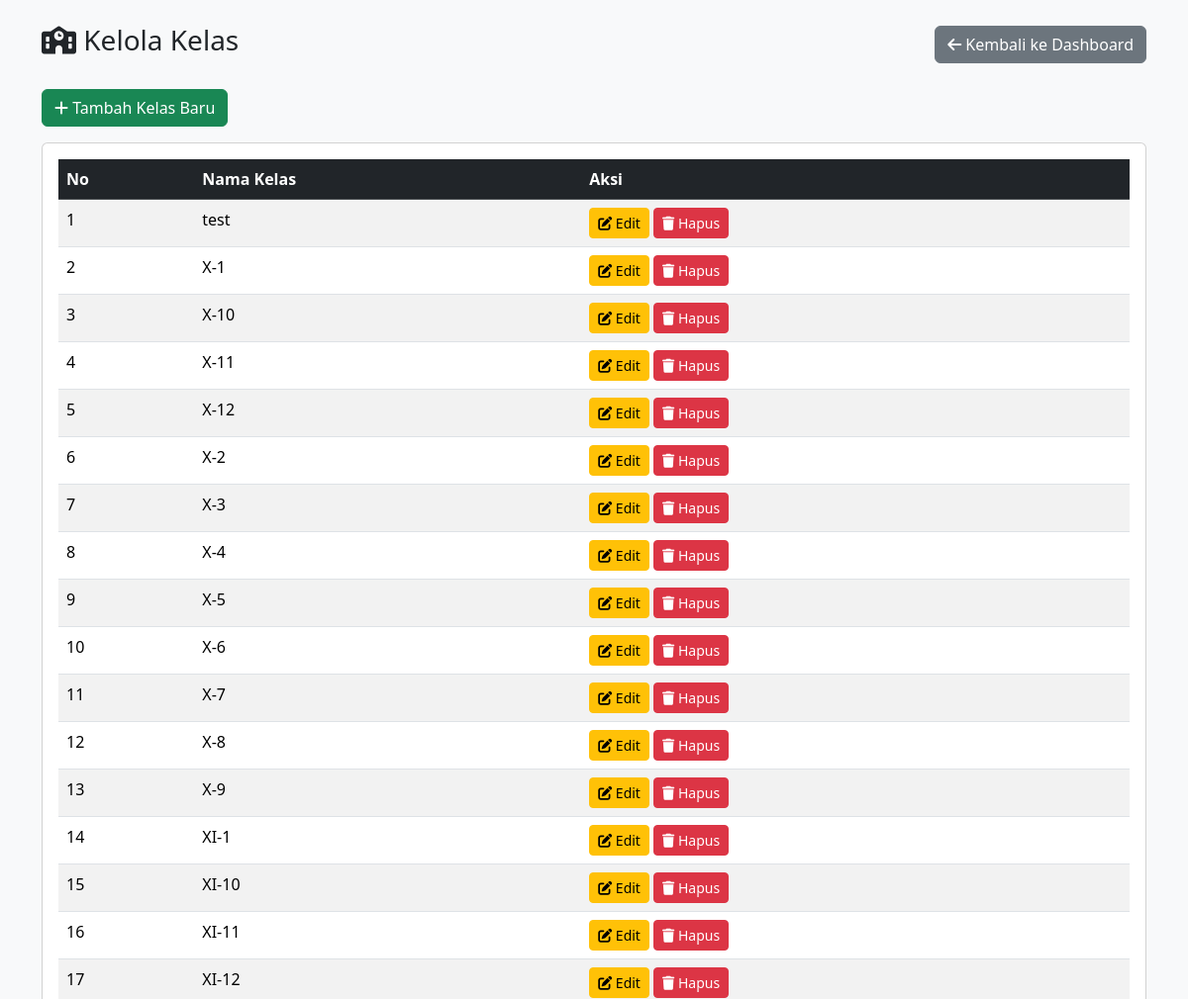
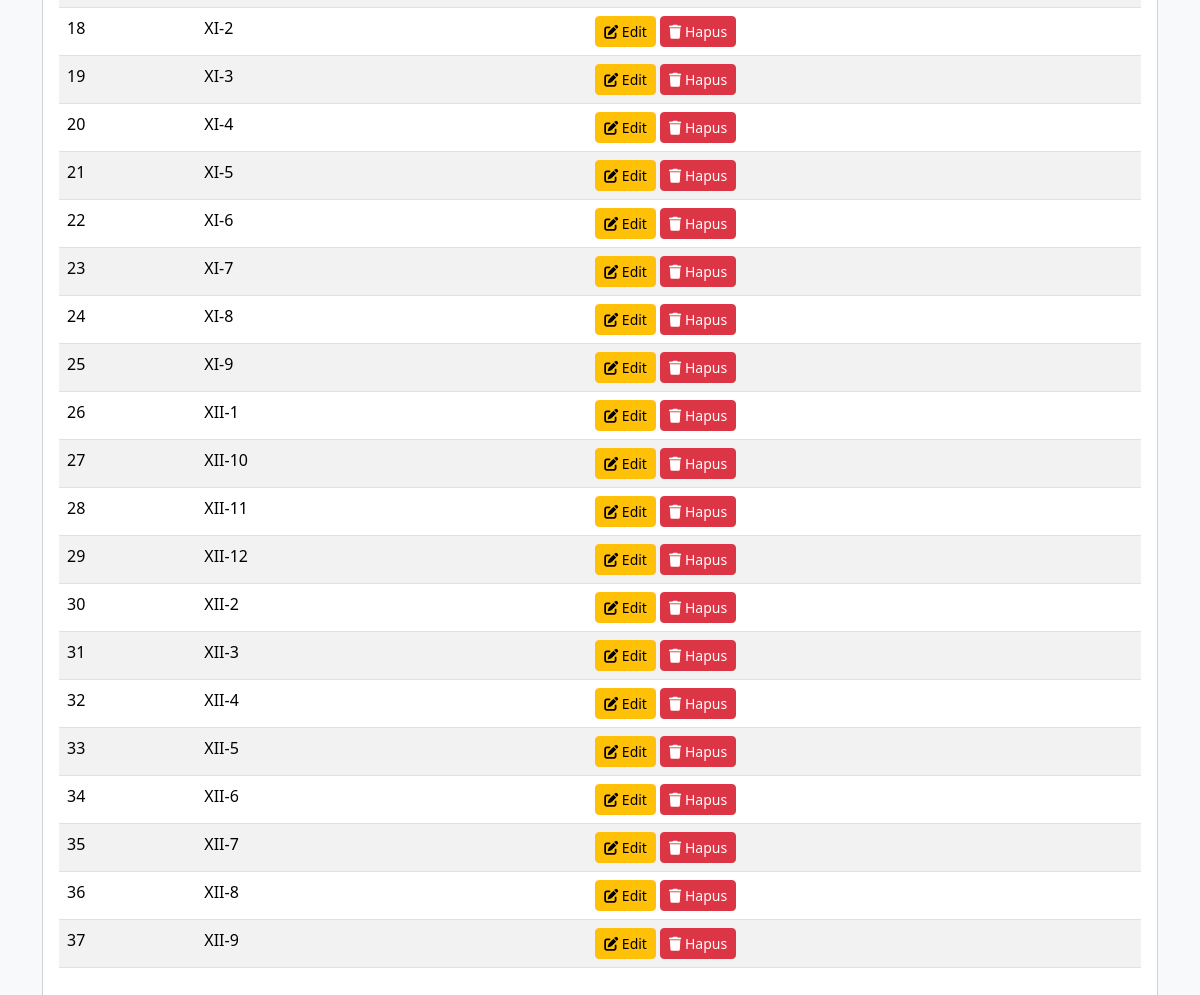
The app's page /admin/kelas.php (signed in) with its own data (2 pictures, top to bottom).
### tables this page shows
CREATE TABLE `kelas` (
  `id` int(11) NOT NULL,
  `nama_kelas` varchar(50) NOT NULL
);

### admin/kelas.php (the view, shortened to what this page needs)
<?php
require_once '../functions.php';
$kelas_list = $pdo->query("SELECT * FROM kelas ORDER BY nama_kelas")->fetchAll();
?>
<!DOCTYPE html>
<html lang="id">
<head>
    <link href="https://cdn.jsdelivr.net/npm/bootstrap@5.3.3/dist/css/bootstrap.min.css" rel="stylesheet">
    <link rel="stylesheet" href="https://cdnjs.cloudflare.com/ajax/libs/font-awesome/6.5.0/css/all.min.css">
</head>
<body class="bg-light">
<div class="container py-4">
    <div class="d-flex justify-content-between align-items-center mb-4">
        <h3><i class="fas fa-school"></i> Kelola Kelas</h3>
        <a href="dashboard.php" class="btn btn-secondary">
            <i class="fas fa-arrow-left"></i> Kembali ke Dashboard
        </a>
    </div>
    <div class="mb-3">
        <button class="btn btn-success" data-bs-toggle="modal" data-bs-target="#tambahModal">
            <i class="fas fa-plus"></i> Tambah Kelas Baru
        </button>
    </div>
    <div class="card">
        <div class="card-body">
            <table class="table table-striped table-hover">
                <thead class="table-dark">
                    <tr>
                        <th>No</th>
                        <th>Nama Kelas</th>
                        <th>Aksi</th>
                    </tr>
                </thead>
                <tbody>
                    <?php foreach($kelas_list as $i => $k): ?>
                    <tr>
                        <td><?= $i + 1 ?></td>
                        <td><?= htmlspecialchars($k['nama_kelas']) ?></td>
                        <td>
                            <button class="btn btn-sm btn-warning" data-bs-toggle="modal"
                                    data-bs-target="#editModal"
                                    data-id="<?= $k['id'] ?>"
                                    data-nama="<?= htmlspecialchars($k['nama_kelas']) ?>">
                                <i class="fas fa-edit"></i> Edit
                            </button>
                            <a href="?hapus=<?= $k['id'] ?>" class="btn btn-sm btn-danger"
                               onclick="return confirm('Yakin ingin menghapus kelas ini?')">
                                <i class="fas fa-trash"></i> Hapus
                            </a>
                        </td>
                    </tr>
                    <?php endforeach; ?>
                </tbody>
            </table>
        </div>
    </div>
</div>
</body>
</html>

### records on screen
kelas: nama_kelas "test"
kelas: nama_kelas "X-1"
kelas: nama_kelas "X-10"
kelas: nama_kelas "X-11"
kelas: nama_kelas "X-12"
kelas: nama_kelas "X-2"
kelas: nama_kelas "X-3"
kelas: nama_kelas "X-4"
kelas: nama_kelas "X-5"
kelas: nama_kelas "X-6"
kelas: nama_kelas "X-7"
kelas: nama_kelas "X-8"
kelas: nama_kelas "X-9"
kelas: nama_kelas "XI-1"
kelas: nama_kelas "XI-10"
kelas: nama_kelas "XI-11"
kelas: nama_kelas "XI-12"
kelas: nama_kelas "XI-2"
kelas: nama_kelas "XI-3"
kelas: nama_kelas "XI-4"
kelas: nama_kelas "XI-5"
kelas: nama_kelas "XI-6"
kelas: nama_kelas "XI-7"
kelas: nama_kelas "XI-8"
kelas: nama_kelas "XI-9"
kelas: nama_kelas "XII-1"
kelas: nama_kelas "XII-10"
kelas: nama_kelas "XII-11"
kelas: nama_kelas "XII-12"
kelas: nama_kelas "XII-2"
kelas: nama_kelas "XII-3"
kelas: nama_kelas "XII-4"
kelas: nama_kelas "XII-5"
kelas: nama_kelas "XII-6"
kelas: nama_kelas "XII-7"
kelas: nama_kelas "XII-8"
kelas: nama_kelas "XII-9"
